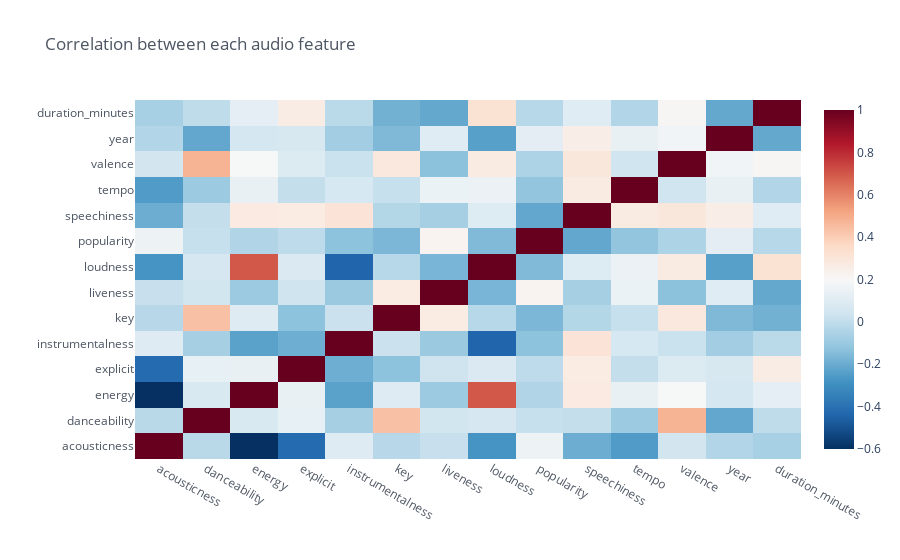

Here is the notebook cell this chart was saved with:
### Code cell
data.corr().iplot(kind="heatmap", title="Correlation between each audio feature", theme="white", colorscale="-rdbu")

### Figure 1 — Plotly figure (JSON) as saved in the notebook; plotly's stock layout.template omitted (floating-point values rounded to 4 significant figures; data arrays with more than 128 entries replaced by an {"elided": "..."} marker saying what was removed)
{"data": [{"colorscale": [[0, "rgb(5,48,97)"], [0.1, "rgb(33,102,172)"], [0.2, "rgb(67,147,195)"], [0.3, "rgb(146,197,222)"], [0.4, "rgb(209,229,240)"], [0.5, "rgb(247,247,247)"], [0.6, "rgb(253,219,199)"], [0.7, "rgb(244,165,130)"], [0.8, "rgb(214,96,77)"], [0.9, "rgb(178,24,43)"], [1, "rgb(103,0,31)"]], "type": "heatmap", "x": ["acousticness", "danceability", "energy", "explicit", "instrumentalness", "key", "liveness", "loudness", "popularity", "speechiness", "tempo", "valence", "year", "duration_minutes"], "y": ["acousticness", "danceability", "energy", "explicit", "instrumentalness", "key", "liveness", "loudness", "popularity", "speechiness", "tempo", "valence", "year", "duration_minutes"], "z": {"elided": "14x14 float values"}, "zmax": 1, "zmin": -0.6007}], "layout": {"legend": {"bgcolor": "#FFFFFF", "font": {"color": "#4D5663"}}, "paper_bgcolor": "#FFFFFF", "plot_bgcolor": "#FFFFFF", "title": {"font": {"color": "#4D5663"}, "text": "Correlation between each audio feature"}, "xaxis": {"gridcolor": "#E1E5ED", "showgrid": true, "tickfont": {"color": "#4D5663"}, "title": {"font": {"color": "#4D5663"}, "text": ""}, "zerolinecolor": "#E1E5ED"}, "yaxis": {"gridcolor": "#E1E5ED", "showgrid": true, "tickfont": {"color": "#4D5663"}, "title": {"font": {"color": "#4D5663"}, "text": ""}, "zerolinecolor": "#E1E5ED"}}}
